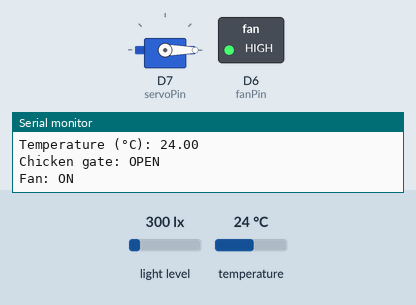
This sketch was run on a simulated ESP8266 (NodeMCU). On the bench: servo, switched loads named in the sketch (green lamp = pin HIGH), the last lines printed to the serial monitor. Inputs (shaded band) come from the test bench; at power-on: light level 300 lx, temperature 24 °C. WiFi joins after 1.5 s; servers stay silent unless stated.

Above: at 3.0 s.
3.1 s: light level set to 107 lx
5.4 s: light level set to 94 lx
At 7.0 s:
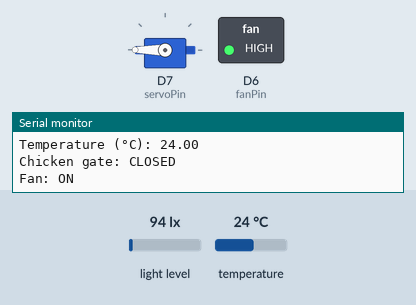
8.1 s: temperature set to 22.4 °C
At 8.9 s:
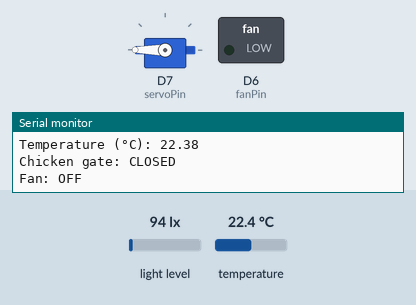
9.7 s: temperature set to 28 °C
At 11.0 s:
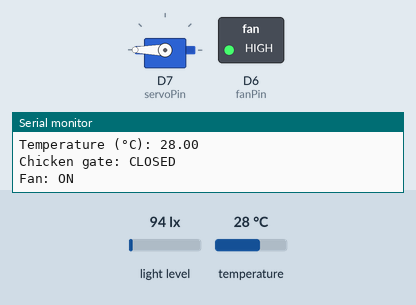
11.3 s: temperature set to 12 °C
At 12.9 s:
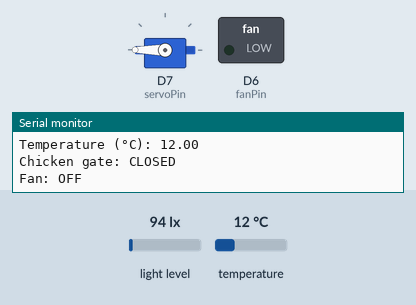
Timing chart, 0 to 13.9 s (numbered marks = the images above; inputs shaded):
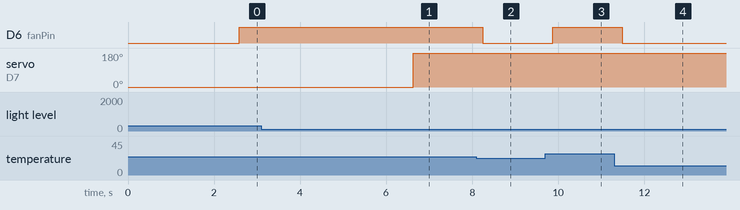

The sketch:

MiniD1.ino
```cpp
/*
 * Smart IoT Chicken House
 * Made by Dries Debouver in March 2020
 */

#include <Wire.h>
#include <BH1750.h>
#include <DallasTemperature.h>
#include <Servo.h>
#include <ESP8266WiFi.h>
#include <BlynkSimpleEsp8266.h>

//BH1750:
BH1750 lightMeter;
float lux;

//Dallas:
OneWire oneWire(D5); //Pin
DallasTemperature sensor(&oneWire);
float temp;

//Servo:
Servo servo;
const int servoPin = D7;
int angle = 0;
int gate;
int gateServo;

//Fan:
const int fanPin = D6;
int fan;

//Blynk:
char auth[] = "...";
char ssid[] = "...";
char pass[] = "...";

void setup() {
  Serial.begin(9600);
  pinMode(fanPin, OUTPUT);
  //BH1750:
  Wire.begin(D4, D3); // SDA, SLC
  lightMeter.begin();
  //Dallas:
  sensor.begin();
  //Servo:
  servo.attach(servoPin);
  servo.write(angle);
  //Blynk:
  Blynk.begin(auth, ssid, pass);
}

void loop() {
  //BH1750:
  lux = lightMeter.readLightLevel();

  //Dallas:
  sensor.requestTemperatures();
  temp = sensor.getTempCByIndex(0);

  //Servo:
  //If dark outside & gate is open: close chicken gate:
  if (lux < 100 && gate == 1) {
    servo.write(180);
    gate = 0;
  }
  //If bright outside & gate is closed: open chicken gate:
  if (lux > 100 && gate == 0) {
    servo.write(0);
    gate = 1;
  }

  //Fan:
  if (temp > 23) {
    digitalWrite(fanPin, HIGH);
    fan = 1;
  } else {
    digitalWrite(fanPin, LOW);
    fan = 0;
  }

  //Serial monitor print:
  Serial.println("---------------------------");
  Serial.print("Light (LUX): ");
  Serial.println(lux);
  Serial.print("Temperature (°C): ");
  Serial.println(temp);
  if (gate == 0) {
    Serial.println("Chicken gate: CLOSED");
  }
  if (gate == 1) {
    Serial.println("Chicken gate: OPEN");
  }
  if (fan == 0) {
    Serial.println("Fan: OFF");
  }
  if (fan == 1) {
    Serial.println("Fan: ON");
  }

  //Blynk:
  Blynk.run();
  Blynk.virtualWrite(V0, temp);
  Blynk.virtualWrite(V1, lux);
  Blynk.virtualWrite(V2, gate);
  Blynk.virtualWrite(V3, fan);
}
```

Measured:
- the behaviour switches between 100 and 99 lx on light level (found by bisection; images 0 and 1)
- the behaviour switches between 23.1 and 23 °C on temperature (found by bisection; images 1 and 2)
- after the input at 5.4 s, servo on D7 (servoPin): 0° → 180° after 1.2 s
- after the input at 8.1 s, D6 (fanPin): HIGH → LOW after 0.15 s
- after the input at 9.7 s, D6 (fanPin): LOW → HIGH after 0.17 s
- after the input at 11.3 s, D6 (fanPin): HIGH → LOW after 0.19 s
